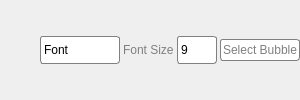
                  <widget class="QWidget" name="bubble_setting">
                   <layout class="QHBoxLayout" name="horizontalLayout_9">
                    <property name="spacing">
                     <number>3</number>
                    </property>
                    <property name="leftMargin">
                     <number>0</number>
                    </property>
                    <property name="topMargin">
                     <number>0</number>
                    </property>
                    <property name="rightMargin">
                     <number>0</number>
                    </property>
                    <property name="bottomMargin">
                     <number>0</number>
                    </property>
                    <item>
                     <spacer name="horizontalSpacer_9">
                      <property name="orientation">
                       <enum>Qt::Horizontal</enum>
                      </property>
                      <property name="sizeHint" stdset="0">
                       <size>
                        <width>40</width>
                        <height>20</height>
                       </size>
                      </property>
                     </spacer>
                    </item>
                    <item>
                     <widget class="QPushButton" name="bubble_font">
                      <property name="sizePolicy">
                       <sizepolicy hsizetype="Fixed" vsizetype="Fixed">
                        <horstretch>0</horstretch>
                        <verstretch>0</verstretch>
                       </sizepolicy>
                      </property>
                      <property name="minimumSize">
                       <size>
                        <width>80</width>
                        <height>28</height>
                       </size>
                      </property>
                      <property name="maximumSize">
                       <size>
                        <width>80</width>
                        <height>28</height>
                       </size>
                      </property>
                      <property name="layoutDirection">
                       <enum>Qt::RightToLeft</enum>
                      </property>
                      <property name="styleSheet">
                       <string notr="true">QPushButton#bubble_font
{
border-radius:3px;
border:1px solid gray;
padding:3px;
color:black;
background-color:white;
text-align:left;
}
QPushButton#bubble_font:hover
{
border:2px solid rgb(1, 124, 255);
padding:2px;
}</string>
                      </property>
                      <property name="text">
                       <string>Font</string>
                      </property>
                      <property name="icon">
                       <iconset resource="../res.qrc">
                        <normaloff>:/res/talk/nnu.png</normaloff>:/res/talk/nnu.png</iconset>
                      </property>
                      <property name="checkable">
                       <bool>true</bool>
                      </property>
                      <property name="autoExclusive">
                       <bool>false</bool>
                      </property>
                     </widget>
                    </item>
                    <item>
                     <widget class="QLabel" name="label">
                      <property name="styleSheet">
                       <string notr="true">QLabel
{
color:gray;
}</string>
                      </property>
                      <property name="text">
                       <string>Font Size</string>
                      </property>
                     </widget>
                    </item>
                    <item>
                     <widget class="QPushButton" name="bubble_font_size">
                      <property name="sizePolicy">
                       <sizepolicy hsizetype="Fixed" vsizetype="Fixed">
                        <horstretch>0</horstretch>
                        <verstretch>0</verstretch>
                       </sizepolicy>
                      </property>
                      <property name="minimumSize">
                       <size>
                        <width>40</width>
                        <height>28</height>
                       </size>
                      </property>
                      <property name="maximumSize">
                       <size>
                        <width>40</width>
                        <height>28</height>
                       </size>
                      </property>
                      <property name="layoutDirection">
                       <enum>Qt::RightToLeft</enum>
                      </property>
                      <property name="styleSheet">
                       <string notr="true">QPushButton#bubble_font_size
{
border-radius:3px;
border:1px solid gray;
padding:3px;
color:black;
background-color:white;
text-align:left;
}
QPushButton#bubble_font_size:hover
{
border:2px solid rgb(1, 124, 255);
padding:2px;
}</string>
                      </property>
                      <property name="text">
                       <string>9</string>
                      </property>
                      <property name="icon">
                       <iconset resource="../res.qrc">
                        <normaloff>:/res/talk/nnu.png</normaloff>:/res/talk/nnu.png</iconset>
                      </property>
                      <property name="checkable">
                       <bool>true</bool>
                      </property>
                      <property name="autoExclusive">
                       <bool>false</bool>
                      </property>
                     </widget>
                    </item>
                    <item>
                     <widget class="QPushButton" name="bubble_select">
                      <property name="minimumSize">
                       <size>
                        <width>80</width>
                        <height>22</height>
                       </size>
                      </property>
                      <property name="maximumSize">
                       <size>
                        <width>16777215</width>
                        <height>22</height>
                       </size>
                      </property>
                      <property name="styleSheet">
                       <string notr="true">QPushButton#bubble_select
{
border-radius:3px;
border:1px solid solid gray;
color:gray;
background-color:white;
}
QPushButton#bubble_select:hover
{
border-color:gray;
background-color:rgb(167, 232, 255);
}</string>
                      </property>
                      <property name="text">
                       <string>Select Bubble</string>
                      </property>
                     </widget>
                    </item>
                   </layout>
                  </widget>
